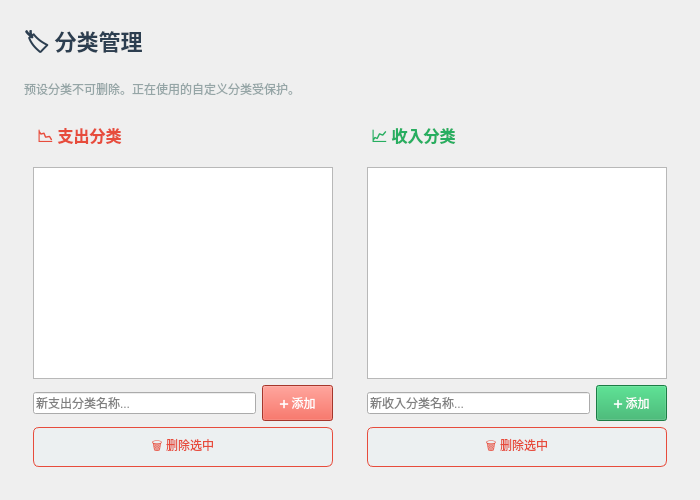
<?xml version="1.0" encoding="UTF-8"?>
<ui version="4.0">
 <class>CategoryPage</class>
 <widget class="QWidget" name="CategoryPage">
  <property name="geometry">
   <rect><x>0</x><y>0</y><width>700</width><height>500</height></rect>
  </property>
  <layout class="QVBoxLayout" name="mainLayout">
   <property name="leftMargin"><number>24</number></property>
   <property name="topMargin"><number>24</number></property>
   <property name="rightMargin"><number>24</number></property>
   <property name="bottomMargin"><number>24</number></property>
   <property name="spacing"><number>16</number></property>
   <item>
    <widget class="QLabel" name="titleLabel">
     <property name="text"><string>🏷 分类管理</string></property>
     <property name="styleSheet"><string notr="true">font-size: 22px; font-weight: bold; color: #2C3E50; background: transparent;</string></property>
    </widget>
   </item>
   <item>
    <widget class="QLabel" name="subtitleLabel">
     <property name="text"><string>预设分类不可删除。正在使用的自定义分类受保护。</string></property>
     <property name="styleSheet"><string notr="true">color: #95A5A6; font-size: 12px; background: transparent;</string></property>
    </widget>
   </item>
   <item>
    <layout class="QHBoxLayout" name="columnsLayout">
     <property name="spacing"><number>16</number></property>
     <!-- 左列：支出分类 -->
     <item>
      <widget class="QFrame" name="expenseFrame">
       <property name="class" stdset="0"><string>card</string></property>
       <layout class="QVBoxLayout" name="expenseLayout">
        <item>
         <widget class="QLabel" name="expenseTitle">
          <property name="text"><string>📉 支出分类</string></property>
          <property name="styleSheet"><string notr="true">font-size: 16px; font-weight: bold; color: #E74C3C; background: transparent; padding-bottom: 8px;</string></property>
         </widget>
        </item>
        <item>
         <widget class="QListWidget" name="expenseList">
          <property name="styleSheet"><string notr="true">QListWidget::item { padding: 10px 14px; } QListWidget::item:selected { background: #FDEDEC; color: #2C3E50; }</string></property>
         </widget>
        </item>
        <item>
         <layout class="QHBoxLayout" name="expenseAddRow">
          <item>
           <widget class="QLineEdit" name="expenseInput">
            <property name="placeholderText"><string>新支出分类名称...</string></property>
           </widget>
          </item>
          <item>
           <widget class="QPushButton" name="btnAddExpense">
            <property name="text"><string>➕ 添加</string></property>
            <property name="styleSheet"><string notr="true">QPushButton { background: #E74C3C; color: white; padding: 8px 16px; } QPushButton:hover { background: #CB4335; }</string></property>
           </widget>
          </item>
         </layout>
        </item>
        <item>
         <widget class="QPushButton" name="btnDelExpense">
          <property name="text"><string>🗑 删除选中</string></property>
          <property name="styleSheet"><string notr="true">QPushButton { background: #ECF0F1; color: #E74C3C; padding: 8px; border: 1px solid #E74C3C; border-radius: 6px; } QPushButton:hover { background: #FDEDEC; }</string></property>
         </widget>
        </item>
       </layout>
      </widget>
     </item>
     <!-- 右列：收入分类 -->
     <item>
      <widget class="QFrame" name="incomeFrame">
       <property name="class" stdset="0"><string>card</string></property>
       <layout class="QVBoxLayout" name="incomeLayout">
        <item>
         <widget class="QLabel" name="incomeTitle">
          <property name="text"><string>📈 收入分类</string></property>
          <property name="styleSheet"><string notr="true">font-size: 16px; font-weight: bold; color: #27AE60; background: transparent; padding-bottom: 8px;</string></property>
         </widget>
        </item>
        <item>
         <widget class="QListWidget" name="incomeList">
          <property name="styleSheet"><string notr="true">QListWidget::item { padding: 10px 14px; } QListWidget::item:selected { background: #EAFAF1; color: #2C3E50; }</string></property>
         </widget>
        </item>
        <item>
         <layout class="QHBoxLayout" name="incomeAddRow">
          <item>
           <widget class="QLineEdit" name="incomeInput">
            <property name="placeholderText"><string>新收入分类名称...</string></property>
           </widget>
          </item>
          <item>
           <widget class="QPushButton" name="btnAddIncome">
            <property name="text"><string>➕ 添加</string></property>
            <property name="styleSheet"><string notr="true">QPushButton { background: #27AE60; color: white; padding: 8px 16px; } QPushButton:hover { background: #219A52; }</string></property>
           </widget>
          </item>
         </layout>
        </item>
        <item>
         <widget class="QPushButton" name="btnDelIncome">
          <property name="text"><string>🗑 删除选中</string></property>
          <property name="styleSheet"><string notr="true">QPushButton { background: #ECF0F1; color: #E74C3C; padding: 8px; border: 1px solid #E74C3C; border-radius: 6px; } QPushButton:hover { background: #FDEDEC; }</string></property>
         </widget>
        </item>
       </layout>
      </widget>
     </item>
    </layout>
   </item>
  </layout>
 </widget>
</ui>
